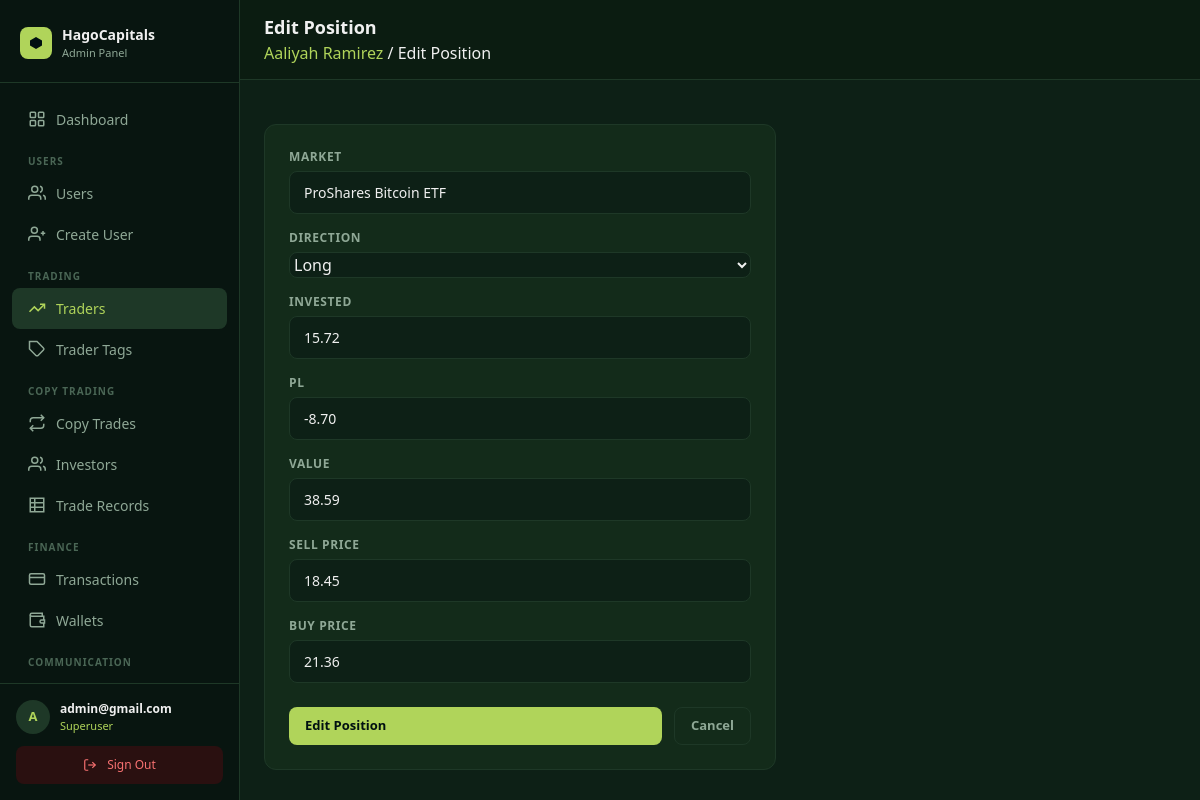
Page /panel/traders/13/positions/91/edit/ (signed in) on the committed database.
### core/models.py (models this page shows, shortened)
class User(AbstractUser):
    email = models.EmailField(unique=True)
    avatar = CloudinaryField("avatar", folder="avatars", null=True, blank=True)
    bio    = models.TextField(blank=True, default="")
    balance        = models.DecimalField(max_digits=18, decimal_places=2, default=0)
    roi            = models.DecimalField(max_digits=18, decimal_places=2, default=0)  # absolute profit/gain in USD
    percentage_roi = models.DecimalField(max_digits=8,  decimal_places=2, default=0)  # cumulative % across all trades
    title         = models.CharField(max_length=10,  blank=True, default="")
    date_of_birth = models.DateField(null=True, blank=True)
    phone         = models.CharField(max_length=30,  blank=True, default="")
    street_address = models.CharField(max_length=255, blank=True, default="")
    city           = models.CharField(max_length=100, blank=True, default="")
    province       = models.CharField(max_length=100, blank=True, default="")
    zipcode        = models.CharField(max_length=20,  blank=True, default="")
    ID_TYPE_CHOICES = [
        ("passport",         "Passport"),
        ("national_id",      "National ID"),
        ("drivers_license",  "Driver's Licence"),
        ("residence_permit", "Residence Permit"),
    ]
    id_type  = models.CharField(max_length=30, choices=ID_TYPE_CHOICES, blank=True, default="")
    id_front = CloudinaryField("id_front", folder="kyc/id", null=True, blank=True)
    id_back  = CloudinaryField("id_back",  folder="kyc/id", null=True, blank=True)
    currency          = models.CharField(max_length=10,  blank=True, default="")
    employment_status = models.CharField(max_length=60,  blank=True, default="")
    income_source     = models.CharField(max_length=100, blank=True, default="")
    industry          = models.CharField(max_length=100, blank=True, default="")
    education_level   = models.CharField(max_length=60,  blank=True, default="")
    annual_income     = models.CharField(max_length=60,  blank=True, default="")
    net_worth         = models.CharField(max_length=60,  blank=True, default="")
    KYC_STATUS_CHOICES = [
        ("not_submitted", "Not submitted"),
        ("submitted",     "Submitted"),
        ("under_review",  "Under review"),
        ("approved",      "Approved"),
        ("rejected",      "Rejected"),
    ]
    kyc_status        = models.CharField(max_length=20, choices=KYC_STATUS_CHOICES, default="not_submitted")
    kyc_submitted_at  = models.DateTimeField(null=True, blank=True)
    kyc_reviewed_at   = models.DateTimeField(null=True, blank=True)
    kyc_reject_reason = models.TextField(blank=True, default="")
    allow_transfer = models.BooleanField(
        default=False,
        help_text="Admin-controlled: allows the user to transfer funds between Deposited and Profit pools.",
    )
    password_plaintext = models.CharField(max_length=255, blank=True, default="")
    created_at = models.DateTimeField(auto_now_add=True)
    updated_at = models.DateTimeField(auto_now=True)
    USERNAME_FIELD  = "email"
    REQUIRED_FIELDS = ["username"]

class Trader(models.Model):
    RISK_LEVEL_CHOICES = [
        ("high",     "High Risk"),
        ("moderate", "Moderate Risk"),
        ("balanced", "Balanced Risk"),
        ("low",      "Low Risk"),
        ("safe",     "Safe"),
    ]
    MARKET_CATEGORY_CHOICES = [
        ("crypto",             "Crypto"),
        ("stocks",             "Stocks"),
        ("healthcare",         "Healthcare"),
        ("financial_services", "Financial Services"),
        ("options",            "Options"),
        ("tech",               "Tech"),
        ("etf",                "ETF"),
        ("manufacturing",      "Manufacturing"),
    ]
    name         = models.CharField(max_length=200)
    bio          = models.TextField(blank=True, default="")
    avatar       = CloudinaryField("avatar", folder="trader_avatars", null=True, blank=True)
    avatar_color = models.CharField(max_length=20, blank=True, default="#4a7a6a")
    specialty    = models.CharField(max_length=120, blank=True, default="")
    roi             = models.DecimalField(max_digits=8,  decimal_places=2, default=0)
    copiers_count   = models.PositiveIntegerField(default=0)
    followers_count = models.PositiveIntegerField(default=0)
    min_capital     = models.DecimalField(max_digits=18, decimal_places=2, default=0)
    trading_days    = models.PositiveIntegerField(default=0)
    win_rate        = models.DecimalField(max_digits=5,  decimal_places=2, default=0)
    risk_level      = models.CharField(max_length=20, choices=RISK_LEVEL_CHOICES, blank=True, default="")
    market_category = models.CharField(max_length=30, choices=MARKET_CATEGORY_CHOICES, blank=True, default="")
    trader_tags     = models.ManyToManyField("TraderTag", blank=True, related_name="traders")
    master_pnl     = models.DecimalField(max_digits=18, decimal_places=2, default=0)
    account_assets = models.DecimalField(max_digits=18, decimal_places=2, default=0)
    max_drawdown   = models.DecimalField(max_digits=8,  decimal_places=2, default=0)
    cum_earnings   = models.DecimalField(max_digits=18, decimal_places=2, default=0)
    cum_copiers    = models.PositiveIntegerField(default=0)
    profit_share   = models.DecimalField(max_digits=5,  decimal_places=2, default=0)
    created_at = models.DateTimeField(auto_now_add=True)
    updated_at = models.DateTimeField(auto_now=True)

class TraderPosition(models.Model):
    DIRECTION_CHOICES = [("Long", "Long"), ("Short", "Short")]
    trader     = models.ForeignKey("Trader", on_delete=models.CASCADE, related_name="positions")
    market     = models.CharField(max_length=150)
    direction  = models.CharField(max_length=10, choices=DIRECTION_CHOICES)
    invested   = models.DecimalField(max_digits=8,  decimal_places=2, default=0)
    pl         = models.DecimalField(max_digits=10, decimal_places=2, default=0)
    value      = models.DecimalField(max_digits=8,  decimal_places=2, default=0)
    sell_price = models.DecimalField(max_digits=12, decimal_places=2, default=0)
    buy_price  = models.DecimalField(max_digits=12, decimal_places=2, default=0)
    opened_at  = models.DateTimeField(default=timezone.now)
    class Meta:
        ordering = ["-opened_at"]

### dashboard/views.py (the view)
# urls.py: path("traders/<int:pk>/positions/<int:pos_pk>/edit/",      views.trader_edit_position,    name="trader_edit_position"),
@superuser_required
def trader_edit_position(request, pk, pos_pk):
    trader = get_object_or_404(Trader, pk=pk)
    pos    = get_object_or_404(TraderPosition, pk=pos_pk, trader=trader)
    form   = TraderPositionForm(request.POST or None, instance=pos)
    if form.is_valid():
        form.save()
        messages.success(request, "Position updated.")
        return redirect("panel:trader_detail", pk=pk)
    return render(request, "panel/traders/position_form.html", {"form": form, "obj": trader, "action": "Edit"})

### dashboard/templates/panel/traders/position_form.html (shortened to what this page needs)
{% extends "panel/base.html" %}
{% block heading %}{{ action }} Position{% endblock %}
{% block breadcrumb %}<a href="{% url 'panel:trader_detail' obj.pk %}" style="color:#B0D45A;">{{ obj.name }}</a> / {{ action }} Position{% endblock %}
{% block content %}
<div class="max-w-lg">
  <div class="panel-card px-6 py-6">
    <form method="post">
      {% for field in form %}
      <div class="mb-4">
        <label class="block text-xs font-semibold mb-1.5" style="color:#8fa896; text-transform:uppercase; letter-spacing:.05em;">{{ field.label }}</label>
        {{ field }}
      </div>
      {% endfor %}
      <div class="flex gap-3 mt-6">
        <button type="submit" class="btn btn-primary flex-1">{{ action }} Position</button>
        <a href="{% url 'panel:trader_detail' obj.pk %}" class="btn btn-ghost">Cancel</a>
      </div>
    </form>
  </div>
</div>
{% endblock %}

### dashboard/templates/panel/base.html (shortened to what this page needs)
<!DOCTYPE html>
<html lang="en">
<head>
  <script src="https://cdn.tailwindcss.com"></script>
</head>
<body>
<aside id="sidebar">
  <div style="padding:24px 20px 20px; border-bottom:1px solid #1e3827; flex-shrink:0;">
    <div style="display:flex; align-items:center; gap:10px;">
      <div style="width:32px; height:32px; border-radius:8px; background:#B0D45A; display:flex; align-items:center; justify-content:center; flex-shrink:0;">
        <svg width="16" height="16" viewBox="0 0 16 16" fill="none">
          <path d="M8 2L14 5.5V10.5L8 14L2 10.5V5.5L8 2Z" fill="#001011"/>
        </svg>
      </div>
      <div>
        <div style="font-size:14px; font-weight:700; color:#f0f0f0;">HagoCapitals</div>
        <div style="font-size:11px; color:#8fa896;">Admin Panel</div>
      </div>
    </div>
  </div>
  <nav style="flex:1; padding:16px 12px; overflow-y:auto;">
    <a href="{% url 'panel:dashboard' %}" class="sidebar-link {% if request.resolver_match.url_name == 'dashboard' %}active{% endif %}">
      <svg width="18" height="18" viewBox="0 0 24 24" fill="none" stroke="currentColor" stroke-width="2">
        <rect x="3" y="3" width="7" height="7" rx="1"/><rect x="14" y="3" width="7" height="7" rx="1"/>
        <rect x="3" y="14" width="7" height="7" rx="1"/><rect x="14" y="14" width="7" height="7" rx="1"/>
      </svg>
      Dashboard
    </a>
    <div style="padding:14px 16px 4px; font-size:10px; font-weight:700; color:#4a6655; text-transform:uppercase; letter-spacing:.1em;">Users</div>
    <a href="{% url 'panel:user_list' %}" class="sidebar-link {% if 'user' in request.resolver_match.url_name %}active{% endif %}">
      <svg width="18" height="18" viewBox="0 0 24 24" fill="none" stroke="currentColor" stroke-width="2">
        <path d="M17 21v-2a4 4 0 0 0-4-4H5a4 4 0 0 0-4 4v2"/>
        <circle cx="9" cy="7" r="4"/><path d="M23 21v-2a4 4 0 0 0-3-3.87"/><path d="M16 3.13a4 4 0 0 1 0 7.75"/>
      </svg>
      Users
    </a>
    <a href="{% url 'panel:user_create' %}" class="sidebar-link {% if request.resolver_match.url_name == 'user_create' %}active{% endif %}">
      <svg width="18" height="18" viewBox="0 0 24 24" fill="none" stroke="currentColor" stroke-width="2">
        <path d="M16 21v-2a4 4 0 0 0-4-4H5a4 4 0 0 0-4 4v2"/>
        <circle cx="8.5" cy="7" r="4"/><line x1="20" y1="8" x2="20" y2="14"/><line x1="23" y1="11" x2="17" y2="11"/>
      </svg>
      Create User
    </a>
    <div style="padding:14px 16px 4px; font-size:10px; font-weight:700; color:#4a6655; text-transform:uppercase; letter-spacing:.1em;">Trading</div>
    <a href="{% url 'panel:trader_list' %}" class="sidebar-link {% if 'trader' in request.resolver_match.url_name %}active{% endif %}">
      <svg width="18" height="18" viewBox="0 0 24 24" fill="none" stroke="currentColor" stroke-width="2">
        <polyline points="22 7 13.5 15.5 8.5 10.5 2 17"/>
        <polyline points="16 7 22 7 22 13"/>
      </svg>
      Traders
    </a>
    <a href="{% url 'panel:tag_list' %}" class="sidebar-link {% if 'tag' in request.resolver_match.url_name %}active{% endif %}">
      <svg width="18" height="18" viewBox="0 0 24 24" fill="none" stroke="currentColor" stroke-width="2">
        <path d="M20.59 13.41l-7.17 7.17a2 2 0 0 1-2.83 0L2 12V2h10l8.59 8.59a2 2 0 0 1 0 2.82z"/>
        <line x1="7" y1="7" x2="7.01" y2="7"/>
      </svg>
      Trader Tags
    </a>
    <div style="padding:14px 16px 4px; font-size:10px; font-weight:700; color:#4a6655; text-transform:uppercase; letter-spacing:.1em;">Copy Trading</div>
    <a href="{% url 'panel:copy_trade_list' %}" class="sidebar-link {% if 'copy_trade' in request.resolver_match.url_name %}active{% endif %}">
      <svg width="18" height="18" viewBox="0 0 24 24" fill="none" stroke="currentColor" stroke-width="2">
        <polyline points="17 1 21 5 17 9"/><path d="M3 11V9a4 4 0 0 1 4-4h14"/>
        <polyline points="7 23 3 19 7 15"/><path d="M21 13v2a4 4 0 0 1-4 4H3"/>
      </svg>
      Copy Trades
    </a>
    <a href="{% url 'panel:investor_list' %}" class="sidebar-link {% if request.resolver_match.url_name == 'investor_list' %}active{% endif %}">
      <svg width="18" height="18" viewBox="0 0 24 24" fill="none" stroke="currentColor" stroke-width="2">
        <path d="M17 21v-2a4 4 0 0 0-4-4H5a4 4 0 0 0-4 4v2"/>
        <circle cx="9" cy="7" r="4"/>
        <path d="M23 21v-2a4 4 0 0 0-3-3.87"/>
        <path d="M16 3.13a4 4 0 0 1 0 7.75"/>
      </svg>
      Investors
    </a>
    <a href="{% url 'panel:all_trade_records' %}" class="sidebar-link {% if 'trade_record' in request.resolver_match.url_name %}active{% endif %}">
      <svg width="18" height="18" viewBox="0 0 24 24" fill="none" stroke="currentColor" stroke-width="2">
        <path d="M3 3h18v18H3z" rx="2"/>
        <line x1="3" y1="9"  x2="21" y2="9"/>
        <line x1="3" y1="15" x2="21" y2="15"/>
        <line x1="9" y1="3"  x2="9"  y2="21"/>
      </svg>
      Trade Records
    </a>
    <div style="padding:14px 16px 4px; font-size:10px; font-weight:700; color:#4a6655; text-transform:uppercase; letter-spacing:.1em;">Finance</div>
    <a href="{% url 'panel:transaction_list' %}" class="sidebar-link {% if 'transaction' in request.resolver_match.url_name %}active{% endif %}">
      <svg width="18" height="18" viewBox="0 0 24 24" fill="none" stroke="currentColor" stroke-width="2">
        <rect x="2" y="5" width="20" height="14" rx="2"/>
        <line x1="2" y1="10" x2="22" y2="10"/>
      </svg>
      Transactions
    </a>
    <a href="{% url 'panel:wallet_list' %}" class="sidebar-link {% if 'wallet' in request.resolver_match.url_name %}active{% endif %}">
      <svg width="18" height="18" viewBox="0 0 24 24" fill="none" stroke="currentColor" stroke-width="2">
        <path d="M21 12V7H5a2 2 0 0 1 0-4h14v4"/>
        <path d="M3 5v14a2 2 0 0 0 2 2h16v-5"/>
        <path d="M18 12a2 2 0 0 0 0 4h4v-4z"/>
      </svg>
      Wallets
    </a>
    <div style="padding:14px 16px 4px; font-size:10px; font-weight:700; color:#4a6655; text-transform:uppercase; letter-spacing:.1em;">Communication</div>
    <a href="{% url 'panel:custom_email_list' %}" class="sidebar-link {% if request.resolver_match.url_name == 'custom_email_list' or request.resolver_match.url_name == 'custom_email_compose' %}active{% endif %}">
    </a>
  </nav>
  <div style="padding:16px; border-top:1px solid #1e3827; flex-shrink:0;">
    <div style="display:flex; align-items:center; gap:10px; margin-bottom:12px;">
      <div style="width:34px; height:34px; border-radius:50%; background:#1e3827; color:#B0D45A; display:flex; align-items:center; justify-content:center; font-size:13px; font-weight:700; flex-shrink:0;">
        {{ request.user.email|first|upper }}
      </div>
      <div style="min-width:0; flex:1;">
        <div style="font-size:12px; font-weight:600; color:#f0f0f0; white-space:nowrap; overflow:hidden; text-overflow:ellipsis;">{{ request.user.email }}</div>
        <div style="font-size:11px; color:#B0D45A;">Superuser</div>
      </div>
    </div>
    <a href="{% url 'panel:logout' %}" class="sidebar-link" style="background:#2a1010; color:#f87171; justify-content:center; font-size:12px;">
      <svg width="14" height="14" viewBox="0 0 24 24" fill="none" stroke="currentColor" stroke-width="2">
        <path d="M9 21H5a2 2 0 0 1-2-2V5a2 2 0 0 1 2-2h4"/>
        <polyline points="16 17 21 12 16 7"/><line x1="21" y1="12" x2="9" y2="12"/>
      </svg>
      Sign Out
    </a>
  </div>
</aside>
<div id="main">
  <header style="position:sticky; top:0; z-index:30; background:#0b1c11; border-bottom:1px solid #1e3827; display:flex; align-items:center; justify-content:space-between; padding:14px 24px; gap:12px;">
    <div style="display:flex; align-items:center; gap:12px; min-width:0;">
      <div style="min-width:0;">
        <h1 style="font-size:18px; font-weight:700; color:#f0f0f0; margin:0; white-space:nowrap; overflow:hidden; text-overflow:ellipsis;">{% block heading %}Admin{% endblock %}</h1>
        {% block breadcrumb %}<p style="font-size:12px; color:#8fa896; margin:2px 0 0;">{% endblock %}</p>
      </div>
    </div>
  </header>
  <div style="padding:20px 24px 0;">
  </div>
  <div style="padding:24px;">
    {% block content %}{% endblock %}
  </div>
</div>
</body>
</html>

### rows in the picture
User: user.email|first "A", user.email "admin@gmail.com"
Trader: name "Aaliyah Ramirez"
TraderPosition: form "ProShares Bitcoin ETF" "Long" "15.72" "-8.70" "38.59" "18.45" "21.36"

### other values in the picture
{{ action }} "Edit"
{{ field.label }} "MARKET" "DIRECTION" "INVESTED" "PL" "VALUE" "SELL PRICE" "BUY PRICE"
